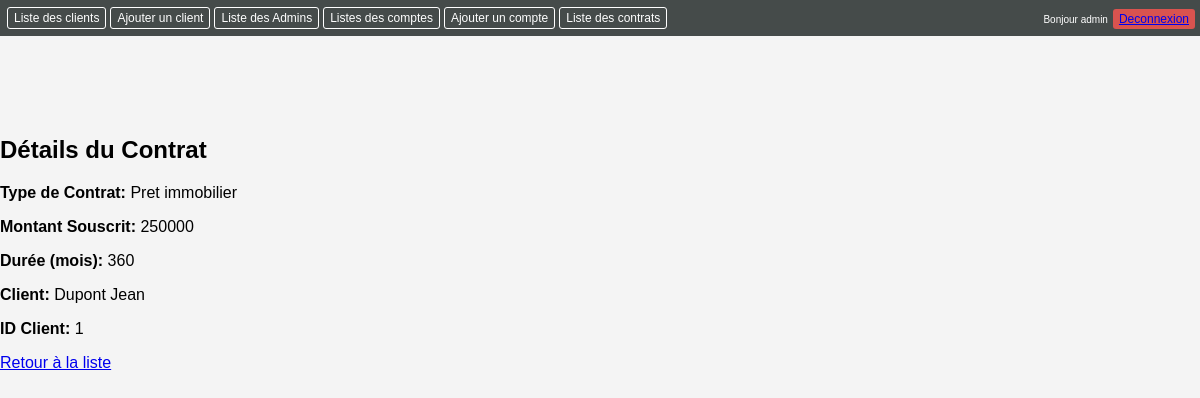
The page /index.php?action=voir_contrat&id=1 (signed in) on the database its author committed.
### tables this page shows
CREATE TABLE `contrats` (
  `id` int(11) NOT NULL,
  `typeContrat` varchar(50) NOT NULL,
  `montantSouscrit` decimal(10,0) NOT NULL,
  `duree` int(11) NOT NULL,
  `dateDebut` date NOT NULL,
  `dateFin` date NOT NULL,
  `idClient` int(11) DEFAULT NULL
);

CREATE TABLE `clients` (
  `id` int(11) NOT NULL,
  `nom` varchar(50) NOT NULL,
  `prenom` varchar(50) NOT NULL,
  `email` varchar(100) NOT NULL,
  `telephone` varchar(20) DEFAULT NULL,
  `adresse` varchar(255) DEFAULT NULL
);

### views/contrats/view.php (the view)
<?php include __DIR__ . '/../templates/header.php'; ?>
<h2>Détails du Contrat</h2>
<p><strong>Type de Contrat:</strong> <?= $contrat['typeContrat'] ?></p>
<p><strong>Montant Souscrit:</strong> <?= $contrat['montantSouscrit'] ?></p>
<p><strong>Durée (mois):</strong> <?= $contrat['duree'] ?></p>
<p><strong>Client:</strong> <?= $contrat['nom'] . ' ' . $contrat['prenom'] ?></p>
<p><strong>ID Client:</strong> <?= $contrat['idClient'] ?></p>
<a href="index.php?action=liste_contrats">Retour à la liste</a>

### css/style.css (style rules this page uses)
body { font-family: sans-serif; margin: 0; padding: 0; background-color: #f4f4f4; }

### rows shown on the page
contrats: typeContrat "Pret immobilier", montantSouscrit "250000", duree "360", idClient.nom "Dupont", idClient.prenom "Jean", idClient "1"
